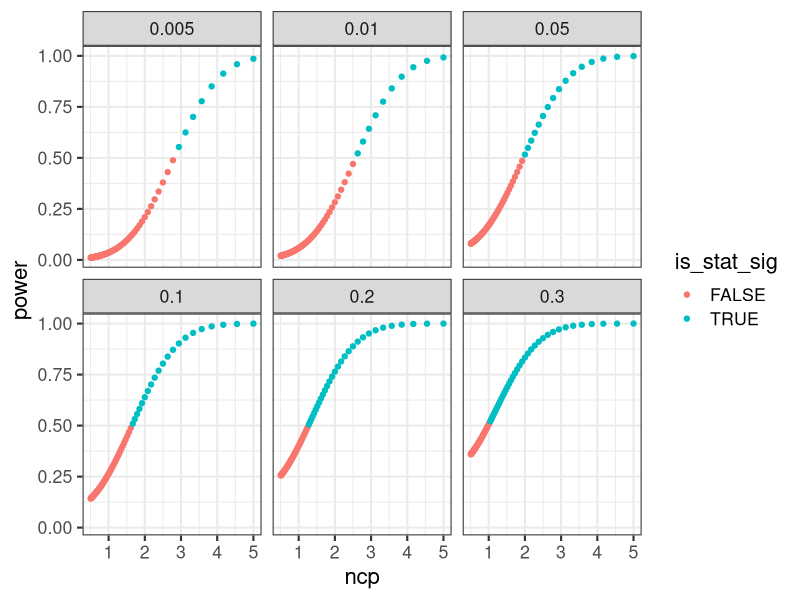

Write R code to recreate this figure.
## ---- chunk 1
require(purrr)
require(ggplot2)
require(dplyr)
knitr::opts_chunk$set(echo = TRUE)
## ---- chunk 2
treatment_effect = .01
sigma2_treatment = sigma2_control = sigma2 = 2
n = 1e3
alpha = .05
treatment_share = .5
control_share = .5
n_treatment = n * treatment_share
n_control = n * control_share

pooled_se = sqrt(sigma2_treatment / n_treatment + sigma2_control / n_control)
pooled_ncp = treatment_effect / pooled_se

crit = qnorm(1-alpha/2)
pnorm(-crit - pooled_ncp) + (pnorm(-crit + pooled_ncp))
## ---- chunk 3
power.t.test(
  n = n * treatment_share,
  delta = treatment_effect,
  sd = sqrt(sigma2),
  strict = TRUE
)
## ---- chunk 4
power = function(delta, se, alpha = .05) {
  pooled_ncp = delta / se
  crit = qnorm(1-alpha/2)
  pnorm(-crit - pooled_ncp) + (pnorm(-crit + pooled_ncp))
}
## ---- chunk 5
delta = .5
se = seq(from = .1, to = 1, by = .01)
alpha = c(.005, .01, .05, .1, .2, .3)

params = expand.grid(delta = delta, se = se, alpha = alpha)
output = pmap_dbl(params %>% as.data.frame(), function(delta, se, alpha) {
  power(delta, se, alpha)
})
cbind(params, power = output) %>%
  mutate(
    ncp = delta / se,
    crit = qnorm(1-alpha/2)
  ) %>%
  mutate(
    is_stat_sig = abs(delta/se) >= crit
  ) %>%
  arrange(alpha, desc(se)) %>%
  group_by(alpha) %>%
  mutate(
    power_prev = lag(power)
  ) %>%
  mutate(
    incremental_power = power - power_prev
  ) %>%
  filter(!is.na(incremental_power)) %>% 
  ggplot(aes(x = ncp, y = power, color = is_stat_sig)) +
  geom_point() +
  facet_wrap(~ alpha) +
  theme_bw(base_size = 16)
